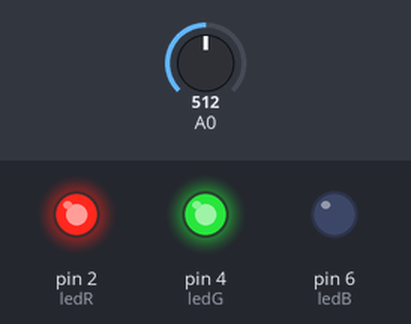
Simulated run of this sketch. Board: Arduino Uno, built with avr-gcc and run on an emulated ATmega328P. Parts: output pins drawn as LEDs (lit = HIGH). Inputs (shaded band) come from the test bench; at power-on: A0 = 512. What the sketch prints to the serial monitor is not drawn.

Above: at 1.0 s.
At 3.0 s:
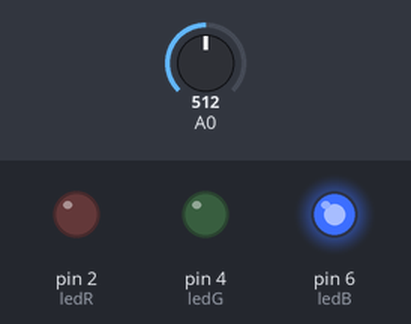
At 5.5 s:
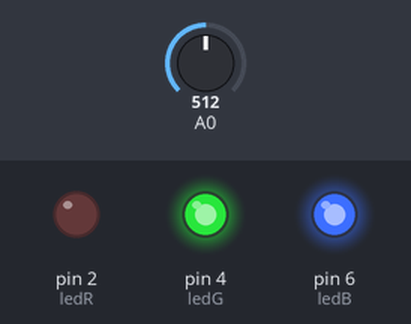
Timing chart, 0 to 9.1 s (numbered marks = the images above):
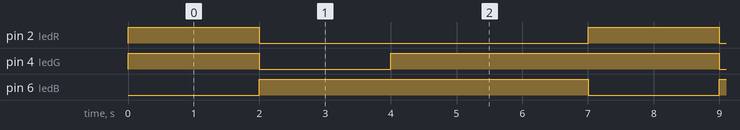

The sketch:

labo02.ino
```cpp
int ledR = 2;
int ledG = 4;
int ledB = 6;

int sensor;
int value;
bool flag = true;

void setup() {
  // put your setup code here, to run once:
  pinMode(ledR, OUTPUT);
  pinMode(ledG, OUTPUT);
  pinMode(ledB, OUTPUT);

  Serial.begin(9600);
}

void setColor(int red, int green, int blue) {
  analogWrite(ledR, red);
  analogWrite(ledG, green);
  analogWrite(ledB, blue);
}

void exerciseOne() {
  setColor(255, 128, 0);
  delay(2000);

  setColor(0,0,255);
  delay(2000);

  setColor(0,255,255);
  delay(2000);
}

void exerciseTwo() {
  sensor = analogRead(A0);
  value = (sensor * 5.0) / 1023;

  Serial.print("Voltaje: ");
  Serial.print(value);
  Serial.println("V");

  delay(1000);
}

void exerciseValued() {

  sensor = analogRead(A0);
  value = (sensor * 5.0) / 1023;

  if(value < 1) {
    setColor(255, 0, 0);
  }

  if (value >= 1 && value < 2) {
    setColor(0,255,0);
  }

  if (value >= 2) {
    setColor(0,0,255);
  }
}

void loop() {
  // put your main code here, to run repeatedly:
  if (flag) {
    exerciseOne();
  } else
    exerciseTwo();

  flag = !flag;
}
```

Measured:
- by itself, pin 2 (ledR): alternates HIGH for 2.0 s and LOW for 5.0 s
- by itself, pin 4 (ledG): repeats every 7.0 s: LOW 2.0 s, HIGH 5.0 s
- by itself, pin 6 (ledB): alternates HIGH for 5.0 s and LOW for 2.0 s
